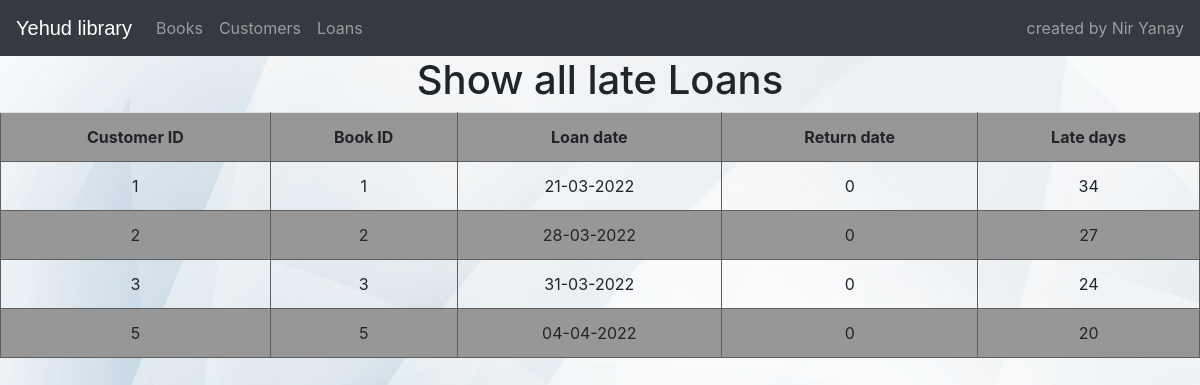
The app's page /Loans/displayLateLoans with its own data.
### tables this page shows
CREATE TABLE Loans (CustID int,BookID int,loanDate int,returnDate int);

### main.py (the view)
@api.route("/Loans/displayLateLoans",methods=['GET','POST'])
def displayLateLoans():
    return tLoans.Loans.displayLateLoans(tLoans.Loans)

### templates/Loans/displayLateLoans.html (shortened to what this page needs)
{%extends 'layout.html'%}
{%block content%}
<link rel="stylesheet" href="https://cdn.jsdelivr.net/npm/bootstrap@4.0.0/dist/css/bootstrap.min.css">
<body background="/static/image/BG.jpg">
<h1 class="text-center">Show all late Loans</h1>
<div class="text-center">
    <table class="table">
        <tr>
            <th>Customer ID</th>
            <th>Book ID</th>
            <th>Loan date</th>
            <th>Return date</th>
            <th>Late days</th>
        </tr>
        {%for loan in lateLoans%}
        <tr>
            <td>{{loan[0]}}</td>
            <td>{{loan[1]}}</td>
            <td>{{loan[2]}}</td>
            <td>{{loan[3]}}</td>
            <td>{{loan[4]}}</td>
        </tr>
        {%endfor%}
    </table>
</div>
</body>
{%endblock%}

### templates/layout.html (style rules this page uses)
table { border-collapse: collapse; width: 50%; text-align: center; }
th, td { padding: 0.25rem; text-align: center; border: 1px solid rgb(94, 94, 94); }
tbody tr:nth-child(odd) { background: rgb(151, 151, 151); }

### records on screen
Loans: CustID "1", BookID "1", loanDate "21-03-2022", returnDate "0", loan "34"
Loans: CustID "2", BookID "2", loanDate "28-03-2022", returnDate "0", loan "27"
Loans: CustID "3", BookID "3", loanDate "31-03-2022", returnDate "0", loan "24"
Loans: CustID "5", BookID "5", loanDate "04-04-2022", returnDate "0", loan "20"
